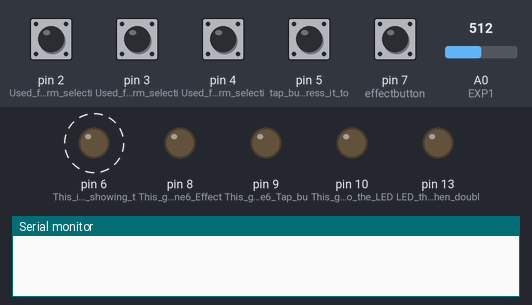
Simulated run of this sketch. Board: Arduino Uno, built with avr-gcc and run on an emulated ATmega328P. On the bench: output pins drawn as LEDs (lit = HIGH), the last lines printed to the serial monitor. Dashed ring = blinking. The inputs (shaded band) are chosen by the test bench; at power-on: pin 2 (Used_for_waveform_selecti), pin 3 (Used_for_waveform_selecti), pin 4 (Used_for_waveform_selecti), pin 5 (tap_button_-_press_it_to), pin 7 (effectbutton) HIGH, A0 (EXP1) = 512.

Above: at 1.2 s.
1.3 s: pin 7 (effectbutton) pulled LOW for 3.2 s
At 2.06 s:
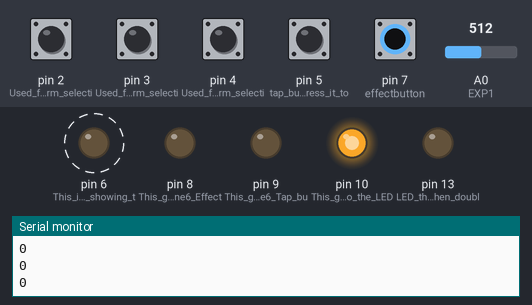
6.0 s: pin 7 (effectbutton) pulled LOW for 0.15 s
At 7.47 s:
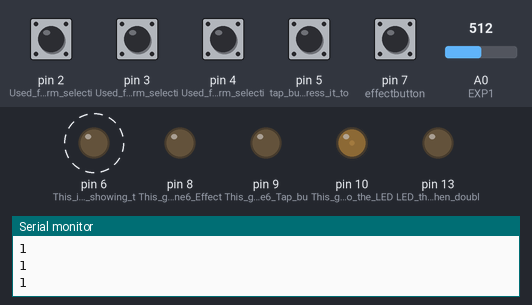
9.1 s: A0 (EXP1) set to 716
At 9.27 s:
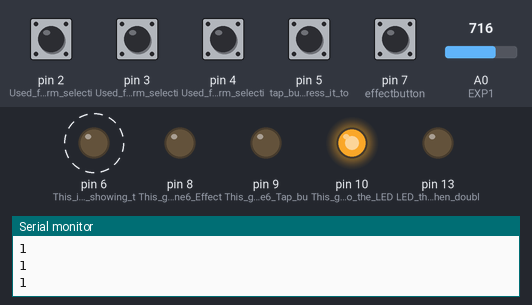
12.1 s: A0 (EXP1) set to 0
At 12.8 s:
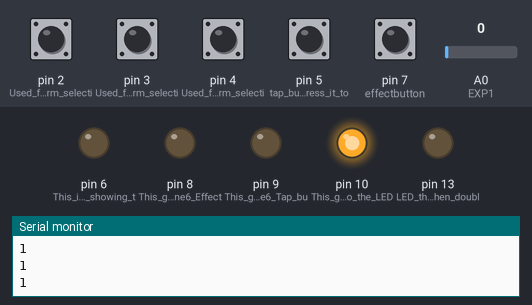
13.6 s: A0 (EXP1) set to 40
At 14.65 s:
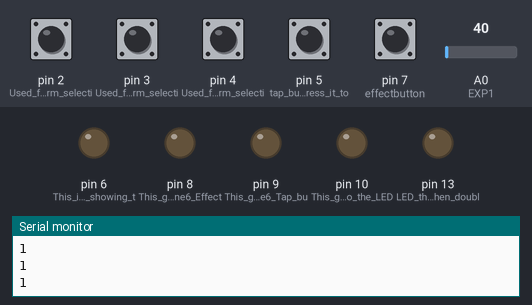
16.6 s: pin 2 (Used_for_waveform_selecti) pulled LOW for 0.15 s
At 16.77 s:
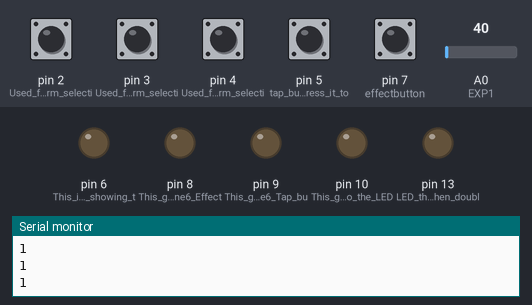
Timing chart, 0 to 20.6 s (numbered marks = the images above; inputs shaded):
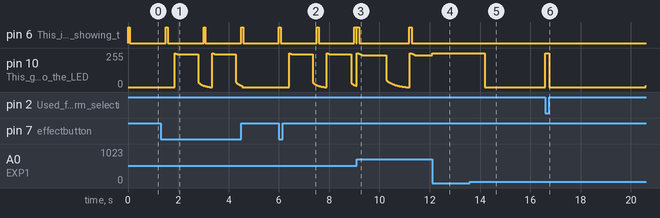

Measured:
- after the input at 1.3 s, pin 10 (This_goes_to_the_LED): ramps from 253/255 to 0/255 and jumps back, once every 1.5 s
- after the input at 6.0 s, pin 10 (This_goes_to_the_LED): ramps from 253/255 to 0/255 and jumps back, once every 1.5 s
- after the input at 9.1 s, pin 6 (This_is_the_LED_showing_t): alternates HIGH for 0.11 s and LOW for 2.0 s, starting at once
- after the input at 12.1 s, pin 6 (This_is_the_LED_showing_t): stays LOW (without the input it goes to HIGH after 1.2 s)
- after the input at 13.6 s, pin 10 (This_goes_to_the_LED): 255/255 → 0/255 after 0.58 s
- after the input at 16.6 s, pin 10 (This_goes_to_the_LED): 0/255 → 255/255 at once, → 0/255 0.15 s later
- by itself, pin 6 (This_is_the_LED_showing_t): alternates HIGH for 0.07 s and LOW for 1.4 s

The sketch:

tap-tempo-expression-inputv1.2.ino
```cpp
#include <OneButton.h> // The OneButton Library
#include <jled.h> // The Jled Library

OneButton effectbutton = OneButton(
  7,        // Input pin for the button
  true,     // Button is active LOW
  true      // Enable internal pull-up resistor
);

#define THRESHOLD 30    // Threshold for the 'tempo pot' to overtake the tapped tempo
#define EXP1 A0         // Tempo pot attached to pin A0
#define MAXDELAY 3000   // Maximum delay time in Msec that can be achieved with the tempo pot
#define MINDELAY 1      // Maximum delay time in Msec that can be achieved with the tempo pot
#define MAXTAP 8000      // Maximum delay time in Msec that can be achieved with the tap tempo

//Declaring the names of the waveforms and pins
/* This will vary on how you set up the waveform selection. I've used a 6 position rotary switch that has
two pairs of common pins at opposite sides having 4 contacts each.(bit of a weird setup, but that's what I had lying around)
Should also work with a standard 2 pin 6 position rotary dial wired to 3 digital inputs. Each has a unique combination
of pin states. Pins are high by default and pulled to ground to set. Based on what type of waveform selection solution
you come up with you can theoretically have x amount of options as Jled allows for 'user function' waveforms :-)*/
auto ledtempo = JLed(6);      // This Led is always on and provides visual tempo feedback
auto ledon = JLed(10);        // Technically just 'always on' so not really a 'waveform'
auto ledsquare = JLed(10);    // 50% on 50% off
auto ledsine = JLed(10);      // Smooth cycle between 0% and 100%
auto ledrampup = JLed(10);    // Smooth cycle up to 100% for the duration of the tap, then start over
auto ledrampdown = JLed(10);  // Start at 100% with a smooth cycle down to 0%, then start over
auto ledrandom = JLed(10);    // Based on the Jled 'candle' setting, basically random values with user setting for 'jitter'

int period = 2000;            // Default start time for the tempo
int lastVal = 0;
int tempAnalog = 0;
boolean PotControls = true;   // Allows the tempo pot to take over the tapped tempo

// Variables will change:

int buttonPushCounter = 1;    // counter for the number of button presses
int doubleClickCounter = 0;   // counter for the number of doubleclicks
int buttonState = 0;          // current state of the button
int lastButtonState = 0;      // previous state of the button

void setup()
{

  effectbutton.attachClick(effectsingleclick);                  // link the function to be called on a singleclick event.
  effectbutton.attachDoubleClick(effectdoubleclick);            // link the function to be called on a doubleclick event.
  effectbutton.attachLongPressStart(effectlongpressstart);      // link the function to be called at the start of a longpress event.
  effectbutton.attachLongPressStop(effectlongpressstop);        // link the function to be called at the end of a longpress event.
  effectbutton.attachDuringLongPress(effectlongpress);          // link the function to be called during a longpress event.

  effectbutton.setClickTicks(200);   // Time for registering single Click
  effectbutton.setPressTicks(500);   // Time for registering Long Press

  pinMode(2, INPUT_PULLUP );         // Used for waveform selection with a two pin, 6 position rotary dial
  pinMode(3, INPUT_PULLUP );         // Used for waveform selection with a two pin, 6 position rotary dial
  pinMode(4, INPUT_PULLUP );         // Used for waveform selection with a two pin, 6 position rotary dial
  pinMode(5, INPUT_PULLUP );         // tap button - press it to set the tempo
  pinMode(6, OUTPUT);                // This is the LED showing the current tempo
  digitalWrite(8, LOW);              // Make sure this starts low to not trigger the Line6 effect on/off button
  pinMode(8, OUTPUT);                // This goes to Line6 Effect On/Off button
  digitalWrite(9, LOW);              // Make sure this starts low to not trigger the Line6 tap button
  pinMode(9, OUTPUT);                // This goes to Line6 Tap button
  pinMode(10, OUTPUT);               // This goes to the LED/LDR that controls the expression pedal
  digitalWrite(13, LOW);             // Make sure this starts low at startup
  pinMode(13, OUTPUT);               // LED that shows when doubleclick function is active

  buttonPushCounter = 1;              // counter for the number of button presses
  doubleClickCounter = 0;             // counter for the number of double clicks

  // initialize serial communication (for debugging):
  Serial.begin(9600);

}
int lastTapState = LOW;  /* the last tap button state */
unsigned long currentTimer[2] = { 500, 500 };  /* array of most recent tap counts */

void loop()
{
  /* read the button on pin 5, and only pay attention to the
     HIGH-LOW transition so that we only register when the
     button is first pressed down */
  buttonState = digitalRead(7);
  int tapState = digitalRead( 5 );
  if( tapState == LOW && tapState != lastTapState )
    {
      tap(); /* we got a HIGH-LOW transition, call our tap() function */
    }
  lastTapState = tapState; /* keep track of the state */

  ledtempo.Update();    // update leds
  delay(1);

  effectbutton.tick();  // Check the effect button for click/doubleclick/longpress events

  poll_pot();           // check pot value

  /* If the effect is switched on in latching mode, toggle between continuously updating the waveform
  or incrementing the counter when switched off so it's ready for the next event*/

  if (buttonPushCounter %2 == 0) {
    update_effect(); }
  else {
      buttonPushCounter = 1;
    }
}

unsigned long lastTap = 0; /* when the last tap happened */

void tap()
{
  /* we keep two of these around to average together later */
  currentTimer[1] = currentTimer[0];
  currentTimer[0] = millis() - lastTap;
  lastTap = millis();

  period = ((currentTimer[0] + currentTimer[1])/2);   // establish new period

  PotControls = false;   // override the pot when tapping a tempo

  update_leds();   // update leds period
}

  void update_leds(){   // Update the led's tempo information after tapping or setting the tempo pot

  ledtempo = JLed(6).Blink(period/20, period/20*19).Forever(),
  ledon = JLed(10).On().Forever();
  ledsquare = JLed(10).Blink(period/2, period/2).Forever();
  ledsine = JLed(10).Breathe(period).DelayAfter(0).Forever();
  ledrampup = JLed(10).FadeOn(period).DelayBefore(0).Forever();
  ledrampdown = JLed(10).FadeOff(period).DelayBefore(0).Forever();
  ledrandom = JLed(10).Candle(period/286 /*speed*/, 255 /* jitter*/);
}

void update_effect(){   // Keep the led waveform updated in the loop until it's turned off

   if (digitalRead(2) == LOW && digitalRead(3) == HIGH && digitalRead(4) == HIGH) { // Always on LED is selected
      ledon.Update();
   }
    if (digitalRead(2) == HIGH && digitalRead(3) == LOW && digitalRead(4) == HIGH) { // Random LED is selected
      ledrandom.Update();
   }
    if (digitalRead(2) == LOW && digitalRead(3) == HIGH && digitalRead(4) == LOW) { // Square wave LED is selected
      ledsquare.Update();
   }
    if (digitalRead(2) == HIGH && digitalRead(3) == LOW && digitalRead(4) == LOW) { // Sine wave LED is selected
      ledsine.Update();
   }
    if (digitalRead(2) == HIGH && digitalRead(3) == HIGH && digitalRead(4) == LOW) { // Ramp up LED is selected
      ledrampup.Update();
   }
    if (digitalRead(2) == HIGH && digitalRead(3) == HIGH && digitalRead(4) == HIGH) { // Ramp down LED is selected
      ledrampdown.Update();
   }

}

void poll_pot() {                   // Allow tempo pot reading to override tapped tempo

  tempAnalog = analogRead(EXP1);    // Read analog value

  // Convert 10 bit to milliseconds, 3 seconds maximum
  tempAnalog = map(tempAnalog, 0, 1023, 0, MAXDELAY);
  tempAnalog = constrain(tempAnalog, MINDELAY, MAXDELAY);

  // Check pot value and compare variation with threshold
  if((abs(tempAnalog-lastVal)>THRESHOLD))
  {
    // update period with pot value
    period = tempAnalog;
    //return control to Pot
    PotControls = true;
    // Store current value to be used laters
    lastVal = tempAnalog;
    // update leds with new timing
    update_leds();
  }
}


// effect button actions

void effectsingleclick(){
  buttonPushCounter++;      // every time the effect turns on, increment the counter
  if (buttonPushCounter %2 == 0 && doubleClickCounter == 0 ) {  // Determines if the effect is currently off and is not in the double click function

   effectlongpressstart();  // Run through longpressstart in case 'ramp up' function is selected
   update_effect();         // Run the chosen waveform until the effect is turned off
  }
/* If a doubleclick is active, make sure the led stays off and fire a momentary pulse
(in my case to a CD4066 cmos switch) to switch the Line6 effect and tap buttons
simultenously to trigger the preset select.*/
 else if (doubleClickCounter != 0 ) {
  ledon.Stop();
  ledrandom.Stop();
  ledsquare.Stop();
  ledsine.Stop();
  ledrampup.Stop();
  ledrampdown.Stop();
  digitalWrite(8, !digitalRead(8));         // This goes to Line6 Effect On/Off button
  digitalWrite(9, !digitalRead(9));        // This goes to Line6 Tap button
  delay(100);
  digitalWrite(8, !digitalRead(8));         // This goes to Line6 Effect On/Off button
  digitalWrite(9, !digitalRead(9));        // This goes to Line6 Tap button
  }
/* If there's no doubleclick active, another single click will go to longpresstop,
in case there is a 'ramp down' selected.*/
  else {
    effectlongpressstop();
  }

    }

 void effectdoubleclick(){
/* When a double click is detected increment the counter, otherwise reset the
counter to 0, effectively a toggle.*/
  if (doubleClickCounter %2 == 0) {
    doubleClickCounter++;
     Serial.print("double click on");
     Serial.println(doubleClickCounter);
  }
  else {
    doubleClickCounter = 0;
    Serial.print("reset the counter");
  }
  digitalWrite(13, !digitalRead(13));         // Toggle the indicator light for doubleclick on/off
}


void effectlongpressstart(){
  /* At the start of momentary or latching (they both cycle through longpresstart)
  Reset the LED so the timing starts from the moment you turn it on, and ramp up
  to the waveform if 'ramp up' is selected.*/
  ledon.Reset();
  ledrandom.Reset();
  ledsquare.Reset();
  ledsine.Reset();
  ledrampup.Reset();
  ledrampdown.Reset();
  // what happens when momentary effect engagement starts (ramp up)
 if (digitalRead(2) == LOW && digitalRead(3) == HIGH && digitalRead(4) == HIGH) { // if Always on LED is selected
  //Fading in the LED
  for(int i=0; i<255; i++){
    analogWrite(10, i);
    delay(period/64); //Increasing this value will give a longer ramp up time, can set to time in msec (10 default) or 'period/xxx' for tap related length
  }
}
}

void effectlongpress(){
  Serial.println(buttonState);

if (digitalRead(2) == LOW && digitalRead(3) == HIGH && digitalRead(4) == HIGH) { // Always on LED is selected
  ledon.Update();
}
if (digitalRead(2) == HIGH && digitalRead(3) == LOW && digitalRead(4) == HIGH) { // Random LED is selected
  ledrandom.Update();
}
if (digitalRead(2) == LOW && digitalRead(3) == HIGH && digitalRead(4) == LOW) { // Square wave LED is selected
  ledsquare.Update();
}
if (digitalRead(2) == HIGH && digitalRead(3) == LOW && digitalRead(4) == LOW) { // Sine wave LED is selected
  ledsine.Update();
}
if (digitalRead(2) == HIGH && digitalRead(3) == HIGH && digitalRead(4) == LOW) { // Ramp up LED is selected
  ledrampup.Update();
}
if (digitalRead(2) == HIGH && digitalRead(3) == HIGH && digitalRead(4) == HIGH) { // Ramp down LED is selected
  ledrampdown.Update();
}

}

void effectlongpressstop(){
    /* At the end of momentary or latching (they both cycle through longpresstop)
  Increment the counter, and ramp down if 'ramp down' is selected.
  Then turn off the LED completely with a digitalwrite as sometimes it kept glowing. :-) */
  buttonPushCounter = 1;

  // what happens when momentary effect engagement ends (ramp down)
 if (digitalRead(2) == LOW && digitalRead(3) == HIGH && digitalRead(4) == HIGH) { // Always On LED is selected
  for(int i=255; i>0; i--){
    analogWrite(10, i);
    delay(10);  //Increasing this value will give a longer ramp up time, can set to time in msec (10 default) or 'period/xxx' for tap related length
}
}
digitalWrite(10,LOW);  // Switch off the LED

}
```
